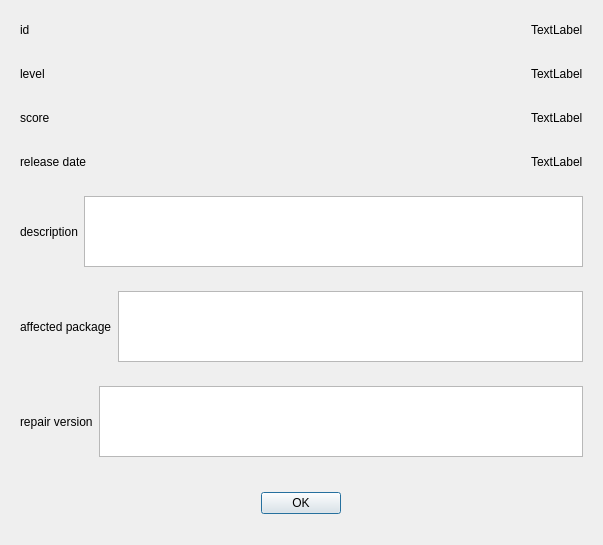
<?xml version="1.0" encoding="UTF-8"?>
<ui version="4.0">
 <class>DetailsDialog</class>
 <widget class="QDialog" name="DetailsDialog">
  <property name="geometry">
   <rect>
    <x>0</x>
    <y>0</y>
    <width>603</width>
    <height>545</height>
   </rect>
  </property>
  <property name="windowTitle">
   <string>Dialog</string>
  </property>
  <layout class="QGridLayout" name="gridLayout_10">
   <item row="1" column="0">
    <widget class="QWidget" name="widget_2" native="true">
     <layout class="QGridLayout" name="gridLayout_2">
      <item row="0" column="0">
       <widget class="QLabel" name="m_level">
        <property name="text">
         <string>level</string>
        </property>
       </widget>
      </item>
      <item row="0" column="1">
       <spacer name="horizontalSpacer_2">
        <property name="orientation">
         <enum>Qt::Horizontal</enum>
        </property>
        <property name="sizeHint" stdset="0">
         <size>
          <width>268</width>
          <height>20</height>
         </size>
        </property>
       </spacer>
      </item>
      <item row="0" column="2">
       <widget class="QLabel" name="m_labelLevel">
        <property name="text">
         <string>TextLabel</string>
        </property>
       </widget>
      </item>
     </layout>
    </widget>
   </item>
   <item row="5" column="0">
    <widget class="QWidget" name="widget_5" native="true">
     <layout class="QGridLayout" name="gridLayout_6">
      <item row="0" column="0">
       <widget class="QLabel" name="m_affectedPackage">
        <property name="text">
         <string>affected package</string>
        </property>
       </widget>
      </item>
      <item row="0" column="1">
       <widget class="QTextBrowser" name="m_textBrowserAffectedPackage"/>
      </item>
     </layout>
    </widget>
   </item>
   <item row="2" column="0">
    <widget class="QWidget" name="widget_3" native="true">
     <layout class="QGridLayout" name="gridLayout_3">
      <item row="0" column="2">
       <spacer name="horizontalSpacer_3">
        <property name="orientation">
         <enum>Qt::Horizontal</enum>
        </property>
        <property name="sizeHint" stdset="0">
         <size>
          <width>268</width>
          <height>20</height>
         </size>
        </property>
       </spacer>
      </item>
      <item row="0" column="3">
       <widget class="QLabel" name="m_labelScore">
        <property name="text">
         <string>TextLabel</string>
        </property>
       </widget>
      </item>
      <item row="0" column="1">
       <widget class="QLabel" name="m_score">
        <property name="text">
         <string>score</string>
        </property>
       </widget>
      </item>
     </layout>
    </widget>
   </item>
   <item row="7" column="0">
    <widget class="QWidget" name="widget_7" native="true">
     <layout class="QGridLayout" name="gridLayout_8">
      <item row="0" column="0">
       <widget class="QLabel" name="m_repairVersion">
        <property name="text">
         <string>repair version</string>
        </property>
       </widget>
      </item>
      <item row="0" column="1">
       <widget class="QTextBrowser" name="m_textBrowserRepairVersion"/>
      </item>
     </layout>
    </widget>
   </item>
   <item row="3" column="0">
    <widget class="QWidget" name="widget_4" native="true">
     <layout class="QGridLayout" name="gridLayout_4">
      <item row="0" column="0">
       <widget class="QLabel" name="m_releaseDate">
        <property name="text">
         <string>release date</string>
        </property>
       </widget>
      </item>
      <item row="0" column="1">
       <spacer name="horizontalSpacer_4">
        <property name="orientation">
         <enum>Qt::Horizontal</enum>
        </property>
        <property name="sizeHint" stdset="0">
         <size>
          <width>268</width>
          <height>20</height>
         </size>
        </property>
       </spacer>
      </item>
      <item row="0" column="2">
       <widget class="QLabel" name="m_labelReleaseDate">
        <property name="text">
         <string>TextLabel</string>
        </property>
       </widget>
      </item>
     </layout>
    </widget>
   </item>
   <item row="8" column="0">
    <layout class="QGridLayout" name="gridLayout_9">
     <property name="topMargin">
      <number>20</number>
     </property>
     <property name="bottomMargin">
      <number>20</number>
     </property>
     <item row="0" column="0" alignment="Qt::AlignHCenter|Qt::AlignVCenter">
      <widget class="QPushButton" name="m_btnOK">
       <property name="text">
        <string>OK</string>
       </property>
      </widget>
     </item>
    </layout>
   </item>
   <item row="0" column="0">
    <widget class="QWidget" name="widget" native="true">
     <layout class="QGridLayout" name="gridLayout">
      <item row="0" column="0">
       <widget class="QLabel" name="m_id">
        <property name="text">
         <string>id</string>
        </property>
       </widget>
      </item>
      <item row="0" column="1">
       <spacer name="horizontalSpacer">
        <property name="orientation">
         <enum>Qt::Horizontal</enum>
        </property>
        <property name="sizeHint" stdset="0">
         <size>
          <width>486</width>
          <height>20</height>
         </size>
        </property>
       </spacer>
      </item>
      <item row="0" column="2">
       <widget class="QLabel" name="m_labelID">
        <property name="text">
         <string>TextLabel</string>
        </property>
       </widget>
      </item>
     </layout>
    </widget>
   </item>
   <item row="4" column="0">
    <widget class="QWidget" name="widget_6" native="true">
     <layout class="QGridLayout" name="gridLayout_7">
      <item row="0" column="0">
       <widget class="QLabel" name="m_description">
        <property name="text">
         <string>description</string>
        </property>
       </widget>
      </item>
      <item row="0" column="1">
       <widget class="QTextBrowser" name="m_textBrowserDescription"/>
      </item>
     </layout>
    </widget>
   </item>
  </layout>
 </widget>
 <resources/>
 <connections/>
</ui>
